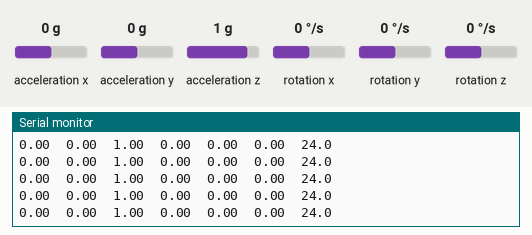
Recording of a sketch running on a simulated Arduino Uno, built with avr-gcc and run on an emulated ATmega328P. Parts: the last lines printed to the serial monitor. Wiring (inferred from the names in the program): MPU-6050 motion sensor at I2C address 0x68. Inputs (shaded band) come from the test bench; at power-on: acceleration x 0 g, acceleration y 0 g, acceleration z 1 g, rotation x 0 °/s, rotation y 0 °/s, rotation z 0 °/s.

Above: at 2.8 s.
2.9 s: acceleration x set to -1.4 g
At 2.92 s:
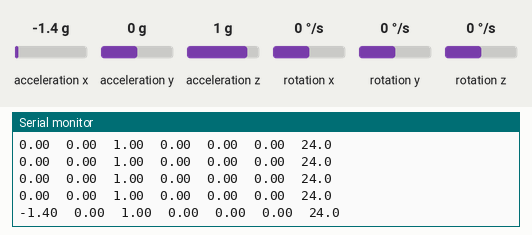
4.4 s: acceleration y set to -1.4 g
At 4.42 s:
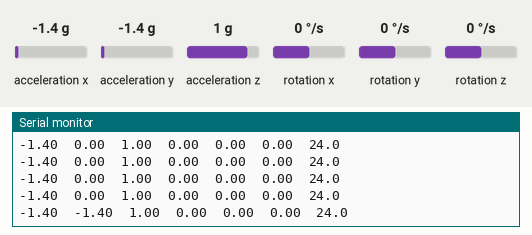
5.9 s: acceleration z set to -1.4 g
At 5.92 s:
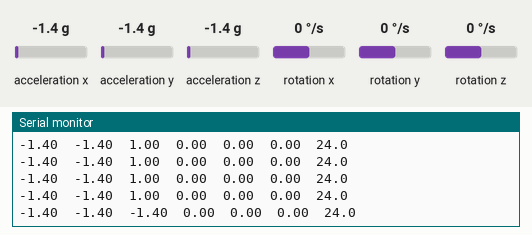
7.4 s: rotation x set to -192 °/s
At 7.42 s:
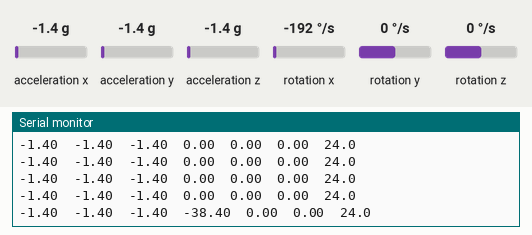
8.9 s: rotation y set to -192 °/s
At 8.92 s:
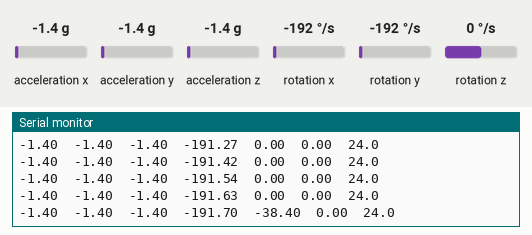
Timing chart, 0 to 11.4 s (numbered marks = the images above; inputs shaded):
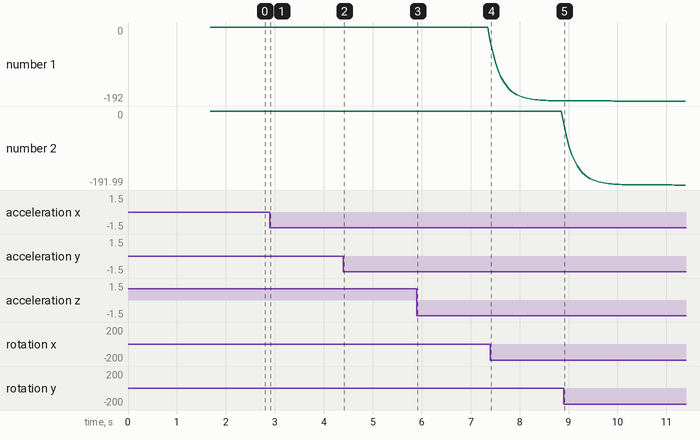

The sketch:

IMUArduinoTest.ino
```cpp
#include <Wire.h>

const uint8_t MPU_ADDR = 0x68;

// Calibration Offsets
float accX_offset = 0.0, accY_offset = 0.0, accZ_offset = 0.0;
float gyroX_offset = 0.0, gyroY_offset = 0.0, gyroZ_offset = 0.0;

// Filtered values
float filtered_gx = 0.0, filtered_gy = 0.0, filtered_gz = 0.0;
const float ALPHA = 0.2;         // EMA smoothing factor (0.0 to 1.0)
const float DEADBAND = 0.25;      // Gyro noise threshold (dps)

void setDLPF(uint8_t mode) {
  // Register 0x1A - CONFIG (bits 2:0 set DLPF_CFG)
  // Mode 4 = ~20Hz low-pass cutoff (filters motor/table jitter)
  Wire.beginTransmission(MPU_ADDR);
  Wire.write(0x1A);
  Wire.write(mode);
  Wire.endTransmission();
}

void calibrateSensor(int samples = 600) {
  Serial.println(F("Calibrating... DO NOT MOVE SENSOR"));

  long ax_sum = 0, ay_sum = 0, az_sum = 0;
  long gx_sum = 0, gy_sum = 0, gz_sum = 0;

  for (int i = 0; i < samples; i++) {
    Wire.beginTransmission(MPU_ADDR);
    Wire.write(0x3B);
    Wire.endTransmission(false);
    Wire.requestFrom(MPU_ADDR, (uint8_t)14);

    ax_sum += (Wire.read() << 8) | Wire.read();
    ay_sum += (Wire.read() << 8) | Wire.read();
    az_sum += (Wire.read() << 8) | Wire.read();
    Wire.read(); Wire.read(); // Skip temp
    gx_sum += (Wire.read() << 8) | Wire.read();
    gy_sum += (Wire.read() << 8) | Wire.read();
    gz_sum += (Wire.read() << 8) | Wire.read();

    delay(2);
  }

  accX_offset  = (ax_sum / (float)samples) / 16384.0;
  accY_offset  = (ay_sum / (float)samples) / 16384.0;
  accZ_offset  = ((az_sum / (float)samples) / 16384.0) - 1.0;

  gyroX_offset = (gx_sum / (float)samples) / 131.0;
  gyroY_offset = (gy_sum / (float)samples) / 131.0;
  gyroZ_offset = (gz_sum / (float)samples) / 131.0;

  Serial.println(F("Done!\n"));
}

void setup() {
  Serial.begin(115200);
  while (!Serial);
  Wire.begin();
  Wire.setClock(400000);
  Wire.setWireTimeout(3000, true);

  // Wake up MPU-6050
  Wire.beginTransmission(MPU_ADDR);
  Wire.write(0x6B);
  Wire.write(0x00);
  Wire.endTransmission();

  // Set internal hardware filter (~20 Hz bandwidth)
  setDLPF(0x04);

  delay(100);
  calibrateSensor(600);

  Serial.println(F("AccX(g)\tAccY(g)\tAccZ(g)\tGyroX(dps)\tGyroY(dps)\tGyroZ(dps)\tTemp(C)"));
}

void loop() {
  Wire.beginTransmission(MPU_ADDR);
  Wire.write(0x3B);
  if (Wire.endTransmission(false) != 0) return;

  Wire.requestFrom(MPU_ADDR, (uint8_t)14);
  if (Wire.available() == 14) {
    int16_t rawAx = (Wire.read() << 8) | Wire.read();
    int16_t rawAy = (Wire.read() << 8) | Wire.read();
    int16_t rawAz = (Wire.read() << 8) | Wire.read();
    int16_t rawTemp = (Wire.read() << 8) | Wire.read();
    int16_t rawGx = (Wire.read() << 8) | Wire.read();
    int16_t rawGy = (Wire.read() << 8) | Wire.read();
    int16_t rawGz = (Wire.read() << 8) | Wire.read();

    // Accelerometer calibrated
    float ax = (rawAx / 16384.0) - accX_offset;
    float ay = (rawAy / 16384.0) - accY_offset;
    float az = (rawAz / 16384.0) - accZ_offset;

    // Gyroscope calibrated & raw units
    float gx = (rawGx / 131.0) - gyroX_offset;
    float gy = (rawGy / 131.0) - gyroY_offset;
    float gz = (rawGz / 131.0) - gyroZ_offset;

    // 1. Deadband clamping (zero-out residual static noise)
    if (abs(gx) < DEADBAND) gx = 0.0;
    if (abs(gy) < DEADBAND) gy = 0.0;
    if (abs(gz) < DEADBAND) gz = 0.0;

    // 2. Exponential Moving Average (smoothing filter)
    filtered_gx = (ALPHA * gx) + ((1.0 - ALPHA) * filtered_gx);
    filtered_gy = (ALPHA * gy) + ((1.0 - ALPHA) * filtered_gy);
    filtered_gz = (ALPHA * gz) + ((1.0 - ALPHA) * filtered_gz);

    float tempC = (rawTemp / 340.0) + 36.53;

    // Print values
    Serial.print(ax, 2);          Serial.print('\t');
    Serial.print(ay, 2);          Serial.print('\t');
    Serial.print(az, 2);          Serial.print('\t');
    Serial.print(filtered_gx, 2); Serial.print('\t');
    Serial.print(filtered_gy, 2); Serial.print('\t');
    Serial.print(filtered_gz, 2); Serial.print('\t');
    Serial.println(tempC, 1);
  }

  delay(50);
}
```

Measured:
- after the input at 2.9 s, the serial monitor: prints a new line at once (image 1)
- after the input at 4.4 s, the serial monitor: prints a new line at once (image 2)
- after the input at 5.9 s, the serial monitor: prints a new line at once (image 3)
- after the input at 7.4 s, the serial monitor: prints a new line at once (image 4)
- after the input at 8.9 s, the serial monitor: prints a new line at once (image 5)
- plotted number 1: 0 → -191.63 after the input at 7.4 s
